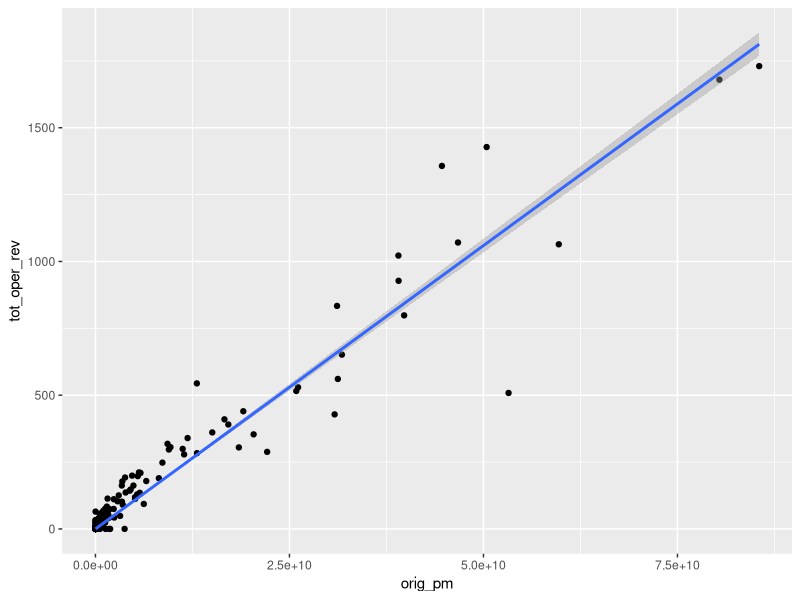
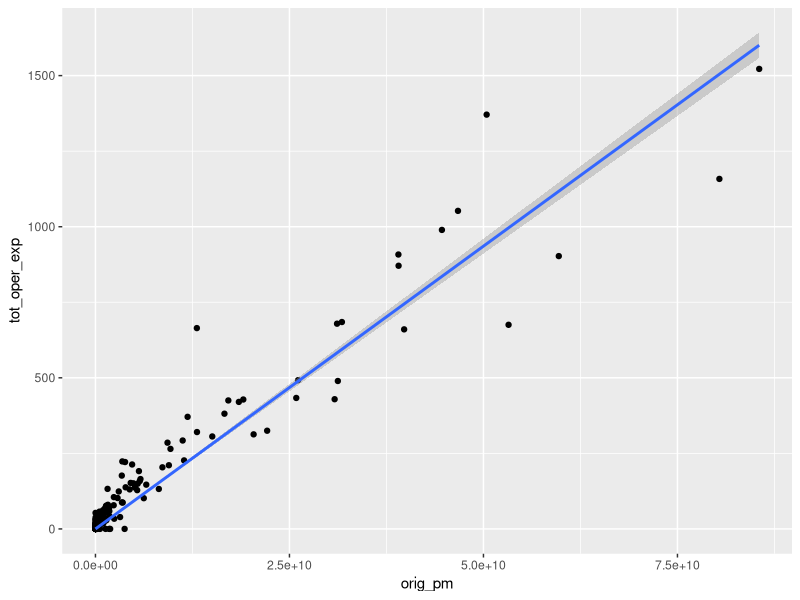
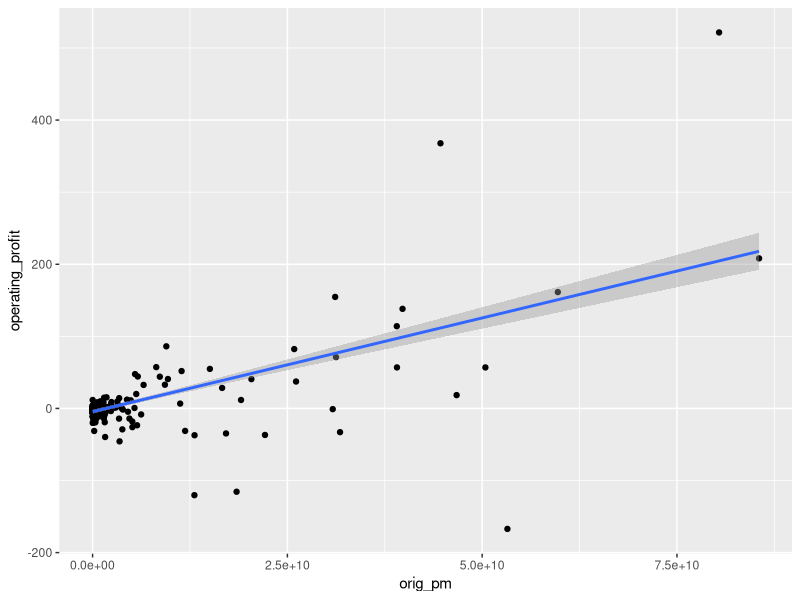
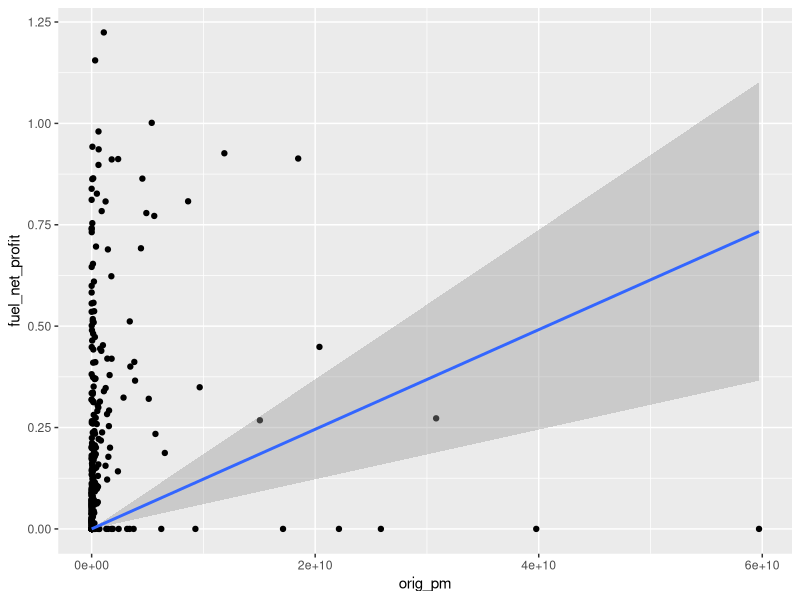
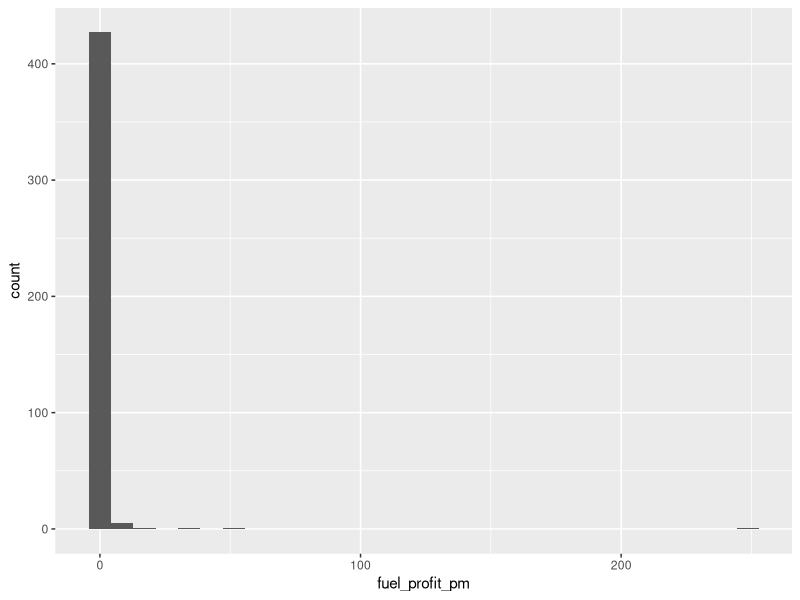

Generate these figures, in order, with R:
## ---- chunk 1
#| warning: false
#| message: false
# Remove all elements from memory
# and load tidyverse packages
rm(list = ls())
library(tidyverse)

# Load flight data and financial data
airport_pm <- read_csv("../data/airports/airport_pm.csv")
fin <- read_csv("../data/airports/airport_financials.csv")
## ---- chunk 2
fin %>%
  mutate(operating_profit = `Total Operating Revenue` - `Total Operating Expenses`) %>%
  select(LOC_ID, `Total Operating Revenue`, `Total Operating Expenses`, operating_profit, `Fuel sales net profit/loss or fuel flowage fees`) %>%
  rename(tot_oper_rev = `Total Operating Revenue`) %>%
  rename(tot_oper_exp = `Total Operating Expenses`) %>%
  rename(fuel_net_profit = `Fuel sales net profit/loss or fuel flowage fees`) -> fin_red
## ---- chunk 3
airport_pm %>% left_join(fin_red, by = join_by(AIRPORT == LOC_ID)) %>%
  filter(!is.na(operating_profit)) %>%
  mutate(tot_oper_rev = tot_oper_rev/1000000) %>%
  mutate(tot_oper_exp = tot_oper_exp/1000000) %>%
  mutate(fuel_net_profit = fuel_net_profit/1000000) %>%
  mutate(operating_profit = operating_profit/1000000) %>%
  mutate(fuel_profit_pm = fuel_net_profit/(orig_pm/1000000)) -> joined_df

summary(joined_df)
## ---- chunk 4
summary(joined_df$orig_pm)
## ---- chunk 5
# Remove passenger-mile outliers


# Remove outliers with extreme profit/loss
#joined_df <- joined_df %>%
#  filter(tot_oper_rev>0, tot_oper_exp>0) 

#prof_outliers <- boxplot(joined_df$prof_loss, plot=FALSE)$out
#joined_df <- joined_df[-which(joined_df$prof_loss %in% prof_outliers),]

summary(joined_df$orig_pm)
## ---- chunk 6
m_rev <- lm(tot_oper_rev ~ orig_pm+0, data = joined_df)
m_rev_df <- joined_df
m_rev_df["resid"] = m_rev$residuals
rev_resid_out <- boxplot(m_rev_df$resid, plot = FALSE)$out
m_rev_df <- m_rev_df[-which(m_rev_df$resid %in% rev_resid_out), ]
## ---- chunk 7
ggplot(joined_df, aes(x = orig_pm, y = tot_oper_rev)) +
  geom_point() +
  geom_smooth(method = "lm", formula = y ~ x+0)
  
## ---- chunk 8
m_exp <- lm(tot_oper_exp ~ orig_pm+0, data = joined_df)
m_exp_df <- joined_df
m_exp_df["resid"] = m_exp$residuals
exp_resid_out <- boxplot(m_exp_df$resid, plot = FALSE)$out
m_exp_df <- m_exp_df[-which(m_exp_df$resid %in% exp_resid_out), ]
## ---- chunk 9
ggplot(joined_df, aes(x = orig_pm, y = tot_oper_exp)) +
  geom_point() +
  geom_smooth(method = "lm", formula = y ~ x+0)
## ---- chunk 10
pm_out <- boxplot(joined_df$orig_pm, plot=FALSE)$out
prof_df <- joined_df
prof_df <- prof_df[-which(prof_df$orig_pm %in% pm_out), ]

prof_df = prof_df %>%
  filter(tot_oper_rev>0, tot_oper_exp>0)

prof_out <- boxplot(prof_df$operating_profit, plot=FALSE)$out
prof_df <- prof_df[-which(prof_df$operating_profit %in% prof_out), ]

m_prof <- lm(operating_profit ~ orig_pm, data = joined_df)
summary(m_prof)

ggplot(joined_df, aes(x = orig_pm, y = operating_profit)) +
  geom_point() +
  geom_smooth(method = "lm", formula = y ~ x)
## ---- chunk 11
fuel_out <- boxplot(joined_df$fuel_net_profit, plot=FALSE)$out
fuel_df <- joined_df
fuel_df <- fuel_df[-which(fuel_df$fuel_net_profit %in% fuel_out), ]

ggplot(fuel_df, 
       aes(x = orig_pm, y = fuel_net_profit)) +
  geom_point() +
  geom_smooth(method = "lm", formula = y ~ x +0)
## ---- chunk 12
m_rev <- lm(tot_oper_rev ~ orig_pm+0, data = joined_df)
summary(m_rev)
m_exp <- lm(tot_oper_exp ~ orig_pm+0, data = joined_df)
summary(m_exp)
## ---- chunk 13
format(coef(m_rev), scientific=F)

format(coef(m_exp), scientific=F)
## ---- chunk 14
ggplot(joined_df, aes(x = fuel_profit_pm)) + 
  geom_histogram()
## ---- chunk 15
joined_df %>%
  mutate(rev_pm = tot_oper_rev / orig_pm) %>%
  mutate(exp_pm = tot_oper_exp / orig_pm) %>%
  mutate(fuel_pm = fuel_net_profit / orig_pm) %>%
  summarize(avg_rev_pm = mean(rev_pm),
            avg_exp_pm = mean(exp_pm),
            avg_fuel_pm = mean(fuel_pm)) -> sres

format(as.numeric(sres[1, "avg_rev_pm"]), scientific = F)
format(as.numeric(sres[1,"avg_exp_pm"]), scientific=F)
format(as.numeric(sres[1,"avg_fuel_pm"]), scientific = F)
## ---- chunk 16
format(as.numeric(coef(m_rev)), scientific = F)
format(as.numeric(coef(m_exp)), scientific=F)
